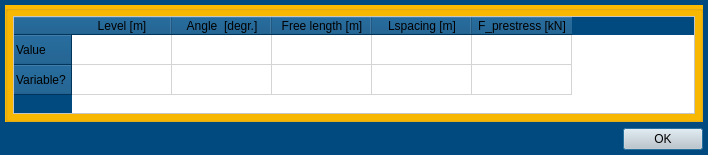
<?xml version="1.0" encoding="UTF-8"?>
<ui version="4.0">
 <class>Dialog</class>
 <widget class="QDialog" name="Dialog">
  <property name="geometry">
   <rect>
    <x>0</x>
    <y>0</y>
    <width>708</width>
    <height>155</height>
   </rect>
  </property>
  <property name="windowTitle">
   <string>Dialog</string>
  </property>
  <property name="styleSheet">
   <string notr="true">QWidget{background-color: rgb(0, 74, 127);}

QTableWidget{background-color: rgb(255, 255, 255);}

QCheckBox{background-color: rgb(255, 255, 255);}

QWidget#widget{background-color: rgb(255, 255, 255);}

QGroupBox{background-color: rgb(251, 185, 0);}

QPushButton{background-color: rgb(205, 205, 205);}

QLineEdit{background-color:rgb(255, 255, 255);}

QLabel{background-color:rgb(215, 215, 215);}</string>
  </property>
  <layout class="QVBoxLayout" name="verticalLayout">
   <property name="leftMargin">
    <number>5</number>
   </property>
   <property name="topMargin">
    <number>5</number>
   </property>
   <property name="rightMargin">
    <number>5</number>
   </property>
   <property name="bottomMargin">
    <number>5</number>
   </property>
   <item>
    <widget class="QGroupBox" name="groupBox_2">
     <property name="title">
      <string/>
     </property>
     <layout class="QVBoxLayout" name="verticalLayout_2">
      <property name="leftMargin">
       <number>5</number>
      </property>
      <property name="topMargin">
       <number>5</number>
      </property>
      <property name="rightMargin">
       <number>5</number>
      </property>
      <property name="bottomMargin">
       <number>5</number>
      </property>
      <item>
       <widget class="QTableWidget" name="tableWidget">
        <property name="columnCount">
         <number>5</number>
        </property>
        <row>
         <property name="text">
          <string>Value</string>
         </property>
        </row>
        <row>
         <property name="text">
          <string>Variable?</string>
         </property>
        </row>
        <column>
         <property name="text">
          <string>Level [m]</string>
         </property>
        </column>
        <column>
         <property name="text">
          <string>Angle  [degr.]</string>
         </property>
        </column>
        <column>
         <property name="text">
          <string>Free length [m]</string>
         </property>
        </column>
        <column>
         <property name="text">
          <string>Lspacing [m]</string>
         </property>
        </column>
        <column>
         <property name="text">
          <string>F_prestress [kN]</string>
         </property>
        </column>
       </widget>
      </item>
     </layout>
    </widget>
   </item>
   <item>
    <widget class="QDialogButtonBox" name="buttonBox">
     <property name="styleSheet">
      <string notr="true"/>
     </property>
     <property name="orientation">
      <enum>Qt::Horizontal</enum>
     </property>
     <property name="standardButtons">
      <set>QDialogButtonBox::Ok</set>
     </property>
    </widget>
   </item>
  </layout>
 </widget>
 <resources/>
 <connections/>
</ui>
